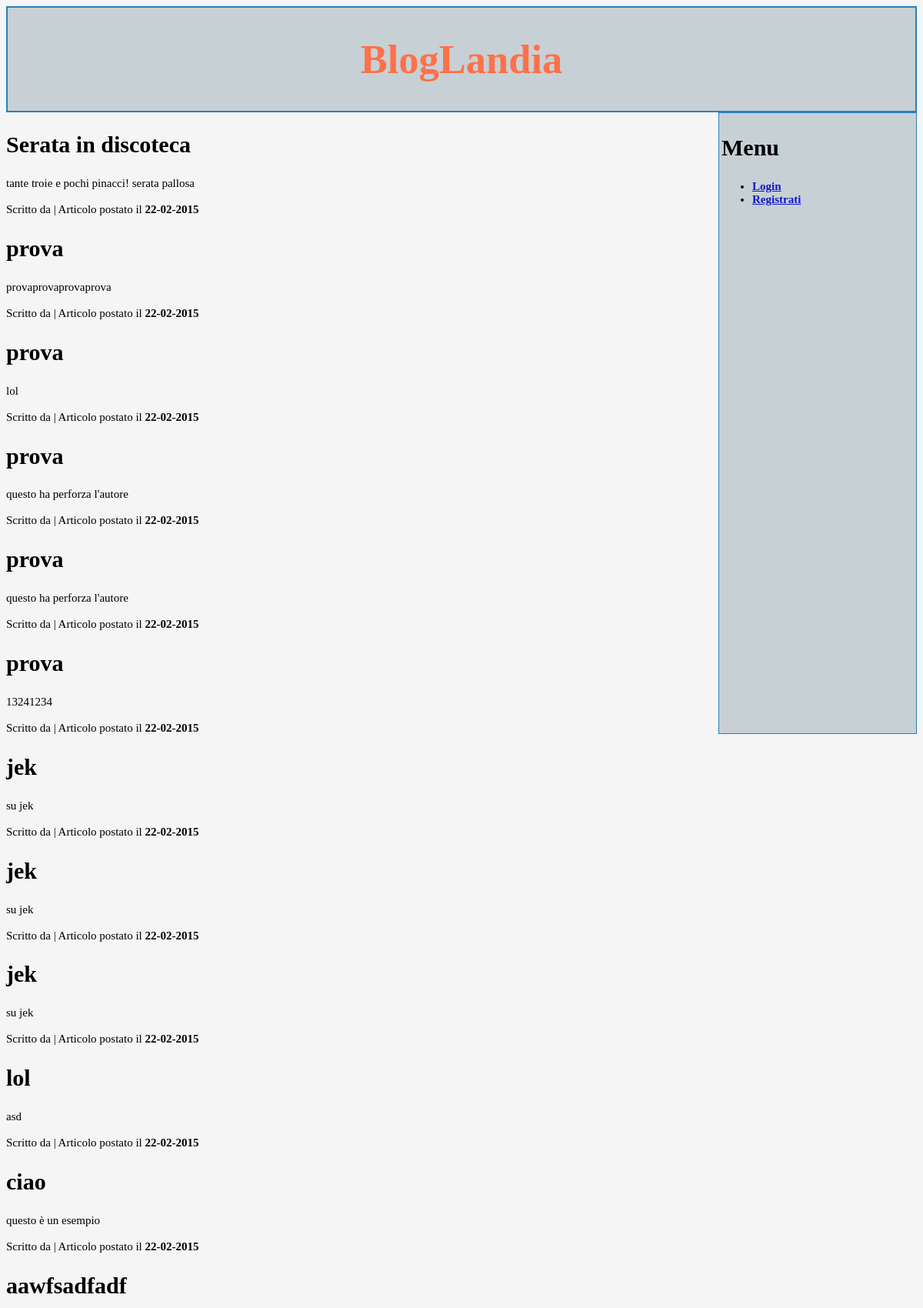
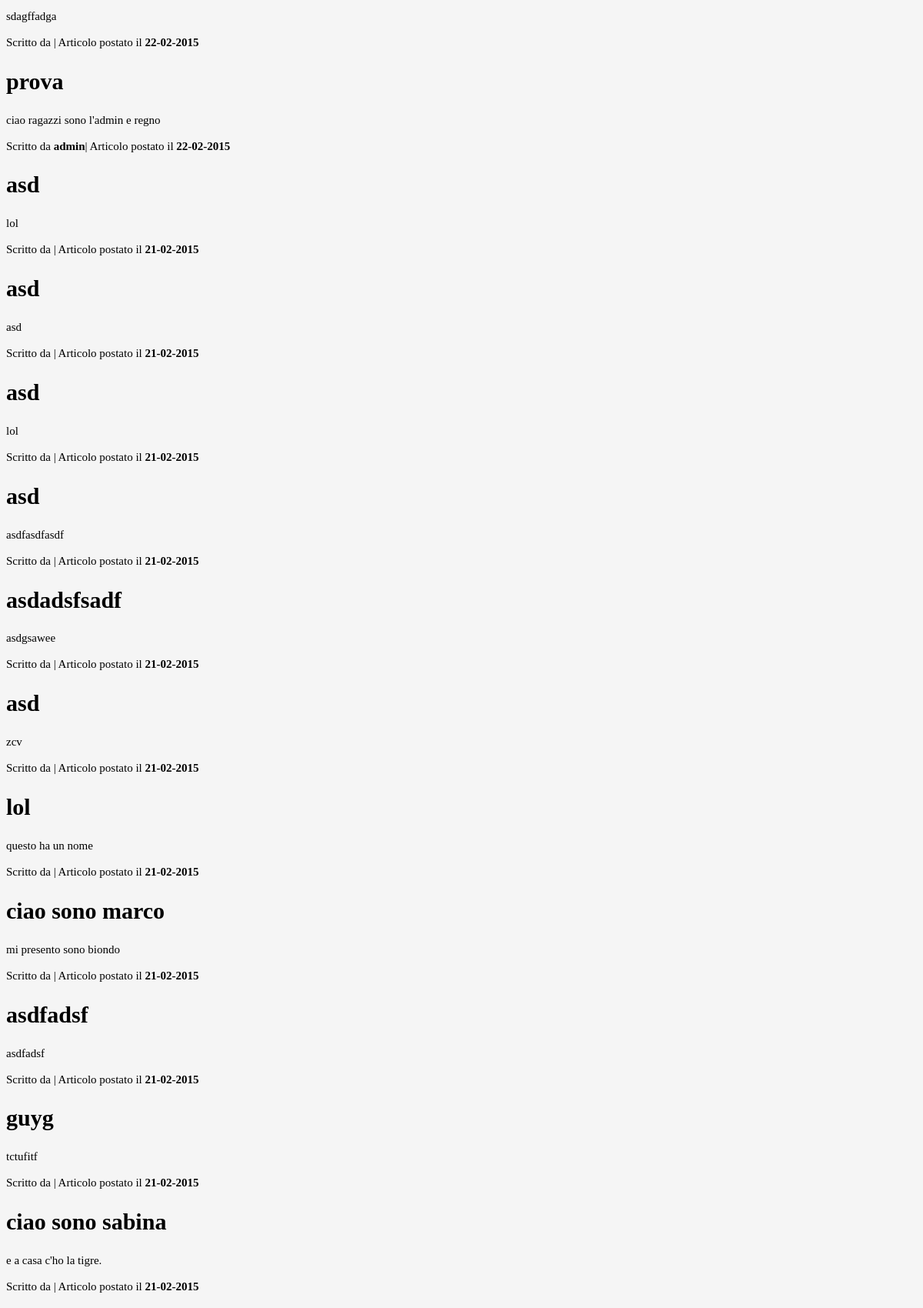
The page / (upper part) on the database its author committed (2 pictures, top to bottom).
### tables this page shows
CREATE TABLE `articoli` (
  `art_id` int(11) NOT NULL AUTO_INCREMENT,
  `art_autore` varchar(40) NOT NULL DEFAULT '',
  `art_titolo` varchar(100) NOT NULL DEFAULT '',
  `art_articolo` text NOT NULL,
  `art_data` date NOT NULL DEFAULT '0000-00-00',
  PRIMARY KEY (`art_id`)
);

### view/post-roller.php (the view, shortened to what this page needs)
<?php
function anteprima($testo, $lunghezza, $finale) {
    return (count($parole = explode(' ', $testo)) > $lunghezza) ? implode(' ', array_slice($parole, 0, $lunghezza)) . $finale : $testo;
}
echo '<section>';
$sql = "SELECT * FROM articoli ORDER BY art_data DESC";
$query = @mysql_query($sql) or die (mysql_error());
if(mysql_num_rows($query) > 0){
while($row = mysql_fetch_array($query)){
$art_id = $row['art_id'];
$autore = stripslashes($row['art_autore']);
$titolo = stripslashes($row['art_titolo']);
$data = $row['art_data'];
$articolo = stripslashes($row['art_articolo']);
$link = " ..<br><a href=\"articolo.php?id=$art_id\">Leggi tutto</a>";
echo "<h2>".$titolo."</h2>";
echo @anteprima($articolo, 30, $link);
echo "<br><br>";
$data = preg_replace('/^(.{4})-(.{2})-(.{2})$/','$3-$2-$1', $data);
echo  "Scritto da <b>". $autore . "</b>";
echo  "| Articolo postato il <b>" . $data . "</b>";
}
}else {
    echo "Nessun articolo presente.";
}
echo '</section>';
?>

### index.php (shortened to what this page needs)
<!DOCTYPE html>
<html>
<head>
    <link rel="stylesheet" type="text/css" href="mystyle.css" media="screen">
</head>
<body>
<?php
if (isset($_GET['page'])) {
    switch ($_GET['page']) {
        case "login":
            include "view/login-content.php";
            break;
        case "registration":
            include "view/registration-content.php";
            break;
        case "index":
            include "./view/master.php";
            break;
        case "post":
            include "view/post-content.php";
            break;
        case "notfound":
            include "view/not-found-content.php";
            break;
        default:
            include "view/not-found-content.php";
            break;
    }
}
else {
    include "./view/master.php";
}
?>
</body>
</html>

### view/master.php (shortened to what this page needs)
<?php
if (isset($_SESSION['user'])) {
    $nav = "  <nav>
      <h2>Menu</h2>
            <ul>
               <li><form action=\"/controller/login-controller.php\" method=\"post\">
               <input type=\"submit\" name= \"logout\" value=\"logout\"/>
    </form>
                </li>
<li><a href='/view/post-content.php'>Scrivi un articolo</a> </li>
            </ul>
            </nav>";
}
else {
    $nav = "  <nav>
      <h2>Menu</h2>
            <ul>
               <li><a href='?page=login'>Login</a> </li>
               <li><a href='?page=registration'>Registrati</a> </li>
            </ul>
            </nav>";
}
$header = " <header>
            <h1>BlogLandia</h1>
        </header>";
echo ($header);
echo ($nav);
if (isset($_SESSION['user'])) {
    if ($_SESSION['user']=="admin") {
        include 'admin-view.php';
    }
    else include 'user-view.php';
}
else {
include "post-roller.php"; }

### mystyle.css (style rules this page uses)
html, body { height: 100%; background-color:#F5F5F5; font-size: 15px; }
header { background-color:#C7D0D5; color:#FF7148; text-align:center; padding:2px; border:2px; border-style: solid; border-color: #2980b9; }
h1 { font-weight: bold; font-family: Times,serif; font-size: 350%; }
h2 { font-size:200%; }
a { color: #0e1ac6; font-weight: bold; }
nav { float:right; width:250px; min-height: 480px; padding: 3px; position: relative; height:100%; background-color: #C7D0D5; border:1px; border-style: solid; border-color: #2980b9; }

### rows shown on the page
articoli: art_titolo "Serata in discoteca", art_articolo "tante troie e pochi pinacci! serata pallosa", art_data "22-02-2015"
articoli: art_titolo "prova", art_articolo "provaprovaprovaprova", art_data "22-02-2015"
articoli: art_titolo "prova", art_articolo "lol", art_data "22-02-2015"
articoli: art_titolo "prova", art_articolo "questo ha perforza l'autore", art_data "22-02-2015"
articoli: art_titolo "prova", art_articolo "questo ha perforza l'autore", art_data "22-02-2015"
articoli: art_titolo "prova", art_articolo "13241234", art_data "22-02-2015"
articoli: art_titolo "jek", art_articolo "su jek", art_data "22-02-2015"
articoli: art_titolo "jek", art_articolo "su jek", art_data "22-02-2015"
articoli: art_titolo "jek", art_articolo "su jek", art_data "22-02-2015"
articoli: art_titolo "lol", art_articolo "asd", art_data "22-02-2015"
articoli: art_titolo "ciao", art_articolo "questo è un esempio", art_data "22-02-2015"
articoli: art_titolo "aawfsadfadf", art_articolo "sdagffadga", art_data "22-02-2015"
articoli: art_titolo "prova", art_articolo "ciao ragazzi sono l'admin e regno", art_autore "admin", art_data "22-02-2015"
articoli: art_titolo "asd", art_articolo "lol", art_data "21-02-2015"
articoli: art_titolo "asd", art_articolo "asd", art_data "21-02-2015"
articoli: art_titolo "asd", art_articolo "lol", art_data "21-02-2015"
articoli: art_titolo "asd", art_articolo "asdfasdfasdf", art_data "21-02-2015"
articoli: art_titolo "asdadsfsadf", art_articolo "asdgsawee", art_data "21-02-2015"
articoli: art_titolo "asd", art_articolo "zcv", art_data "21-02-2015"
articoli: art_titolo "lol", art_articolo "questo ha un nome", art_data "21-02-2015"
articoli: art_titolo "ciao sono marco", art_articolo "mi presento sono biondo", art_data "21-02-2015"
articoli: art_titolo "asdfadsf", art_articolo "asdfadsf", art_data "21-02-2015"
articoli: art_titolo "guyg", art_articolo "tctufitf", art_data "21-02-2015"
articoli: art_titolo "ciao sono sabina", art_articolo "e a casa c'ho la tigre.", art_data "21-02-2015"
